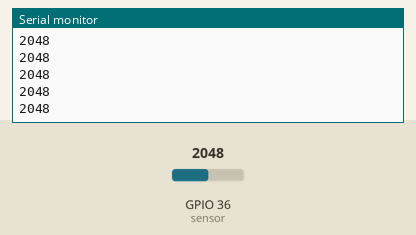
This sketch was run on a simulated ESP32. On the bench: the last lines printed to the serial monitor. The inputs (shaded band) are chosen by the test bench; at power-on: GPIO 36 (sensor) = 2048.

Above: at 1.2 s.
1.3 s: GPIO 36 (sensor) set to 2866
At 1.31 s:
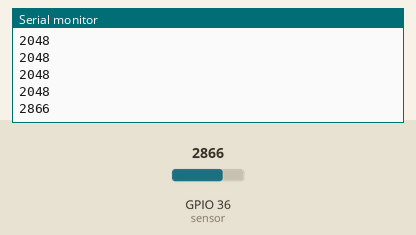
2.8 s: GPIO 36 (sensor) set to 3603
At 2.81 s:
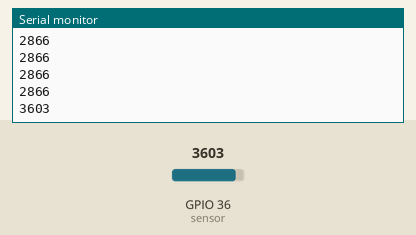
Timing chart, 0 to 5.8 s (numbered marks = the images above; inputs shaded):
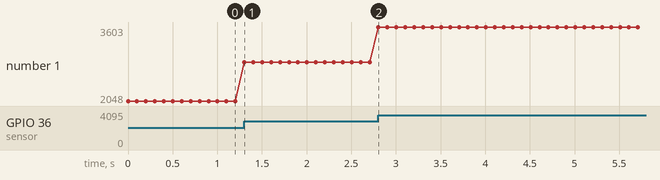

Measured:
- after the input at 1.3 s, the serial monitor: prints a new line at once (image 1)
- after the input at 2.8 s, the serial monitor: prints a new line at once (image 2)
- plotted number 1: 2048 → 2866 after the input at 1.3 s, 2866 → 3603 after the input at 2.8 s

The sketch:

Heart_beat.ino
```cpp
//Working with the heart beat sensor

#define sensor 36

void setup()
{
  Serial.begin(115200);
  pinMode(sensor, INPUT);
}

void loop()
{
  Serial.println(analogRead(sensor));
  vTaskDelay(100/portTICK_PERIOD_MS);
}
```
